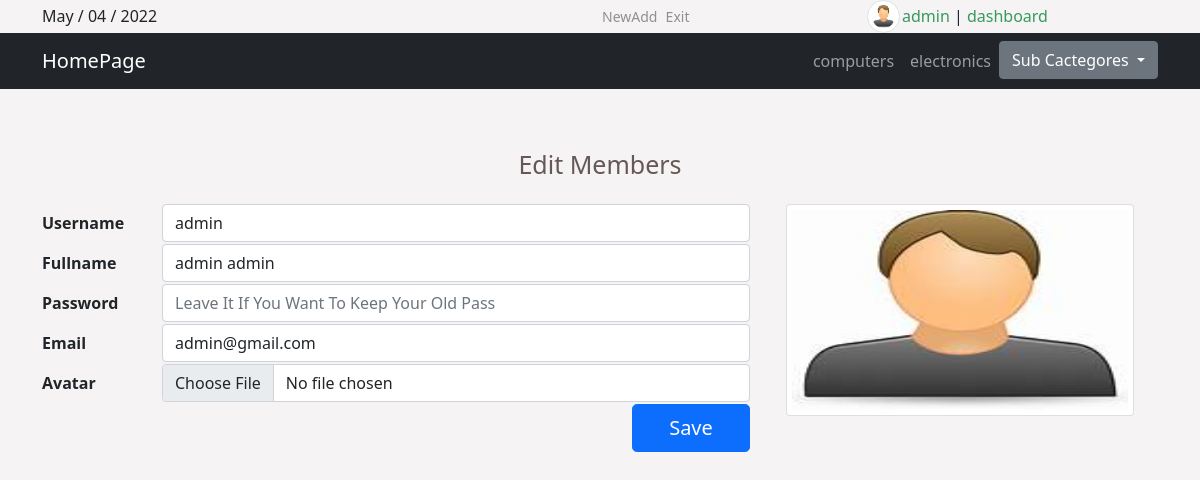
Screenshot of /members.php?do=Edit&adminId=144 (signed in) with the database file from the repository.
### tables this page shows
CREATE TABLE `categores` (
  `id` int(11) NOT NULL COMMENT 'The Id Of The Categorey',
  `name` varchar(255) NOT NULL COMMENT 'The Category ame',
  `description` text NOT NULL,
  `ordering` int(11) DEFAULT NULL,
  `visibilty` tinyint(4) NOT NULL DEFAULT 0 COMMENT 'zero is visible \r\none is hidden',
  `allowComment` tinyint(4) NOT NULL DEFAULT 0,
  `allowAds` tinyint(4) NOT NULL DEFAULT 0,
  `parent` int(11) NOT NULL
);

CREATE TABLE `users` (
  `userId` int(11) NOT NULL COMMENT 'to identify users',
  `userName` varchar(255) NOT NULL COMMENT 'user name to login',
  `password` varchar(255) NOT NULL COMMENT 'password to login',
  `email` varchar(255) NOT NULL,
  `fullname` varchar(255) NOT NULL,
  `date` date NOT NULL DEFAULT current_timestamp() COMMENT 'date when user join',
  `groupId` int(11) NOT NULL DEFAULT 0 COMMENT 'to identifiy members from admins',
  `trustStatus` int(11) NOT NULL DEFAULT 0 COMMENT 'seler rank',
  `regStatus` int(11) NOT NULL DEFAULT 0 COMMENT 'user apporovel',
  `image` varchar(255) NOT NULL
);

### init.php (called while the page is built, shortened)
<?php
include 'admin/connect.php'  ;
$tmpls      = "include/template/" ;
$language   = "include/language/";
$fun        = "include/function/" ;
$css        = "layout/css/" ;
include $fun . 'functions.php';
if(isset($ar)){
    include $language.'ar.php'  ;
}else{
    include $language.'en.php'  ;
}
include $tmpls . 'header.php'  ;
?>

### include/function/functions.php (called while the page is built, shortened)
<?php
function getCats(){
    global $con ;
    $stmt = $con->prepare("SELECT * FROM categores WHERE parent = 0 ORDER BY id ASC") ;
    $stmt ->execute() ;
    $cats = $stmt->fetchAll() ;
    return $cats ;
}
function getTitle(){
    global $pageTitle ;
    $pageTitle = isset($pageTitle)  ?  $pageTitle : "Default Title" ;
    return $pageTitle ;
}
function doQuery($queryType='x', $name='x', $email='x', $fullname='x', $pass='x', $userid=0){
    global $con ;
    global $pass ;
    if($queryType=='insert'){
        $stmt = $con->prepare("SELECT * FROM users WHERE userName = ?") ;
        $stmt->execute(array($name)) ;
        $count = $stmt->rowCount() ;
        if($count >= 1){
            return false ;
        }else{
            $stmt = $con->prepare("INSERT INTO users(userName, email, fullname, password, regStatus, date) VALUES(?, ?, ?, ?, 1, now())") ;
            $stmt->execute(array($name, $email, $fullname, $pass)) ;
            return true ;
        }
    }elseif($queryType == 'edit'){
        if($userid != 0){
            $stmt = $con->prepare("SELECT * FROM users WHERE userId = ? LIMIT 1");
            $stmt -> execute(array($userid));
            $row = $stmt->fetch() ;
            if($stmt -> rowCount()){
                return true ;
            }
            return false ;
        }
    }
}
?>

### include/language/en.php (called while the page is built)
<?php
function lang($phase){
    static $lang = array(
        'LOGINFORM'     => 'Login Form',
        'USER'          => 'User Name',
        'ENTERNAME'     => 'Enter Your Name',
        'CONNAME'       => 'Please Make Sure That Your Name Is Correct :D',
        'PASS'          => 'Password',
        'ENTERPASS'     => 'Enter Your Password',
        'CONPASS'       => 'Please Make Sure That Your Password Is More Than 8 Characters !',
        'LOGIN'         => 'Login',
        'HOME'          => 'Home',
        'SECTIONS'      => 'Categores',
        'ITEMS'         => 'Items',
        'MEMBERS'       => 'Members',
        'COMMENTS'      => 'Comments',
        'STATISTICS'    => 'Statistics',
        'LOGS'          => 'Logs',
        'AdmainName'    => 'Ali',
        'EDITPROFILE'   => 'Edit Profile',
        'SETTINGS'      => 'Settings',
        'LOGOUT'        => 'Logout',
        'MANAGE'        => 'Manage Members',
        'ADD'           => 'This Is Add Page',
        'ADDMEMBER'     => 'Add New Member',
        'ADDONLY'       => 'Add',
        'SUCCESSADD'    => 'Add Process Completed',
        'USERNAME'      => 'Username',
        'PASSWORD'      => 'Password',
        'EMAIL'         => 'Email',
        'FULLNAME'      => 'Fullname',
        'SAVE'          => 'Save',
        'CEUP'          => 'Sorry , You Are Not Allowed To Be Here :DD',
        'UPDATE'        => 'Update',
        'EDITMEMBERS'   => 'Edit Members',
        'UPDATEMEMBERS' => 'Update Members',
        'CANTUPDATE'    => 'Sorry , You Should Enter All Fields In Form Or Password Should Be More Than 7 Characters',
        'SUCCESSUPDATE' => 'Success , Data Successfully Updated',
        'CHECK'         => 'Check Data',
        'Re-Enter'      => "Re-Enter Data",
        'ERROR'         => 'Back'
    );
    return $lang[$phase] ;
}
?>

### members.php (the view, shortened to what this page needs)
<?php
$pageTitle = "Members" ;
if(isset($_SESSION["user"])){
    include 'init.php' ;
    $newName='' ;
    $newEmail='';
    $newFullname='';
    $pass='';
    $do = isset($_GET["do"]) ? $_GET["do"] : 'Edit' ;
    if($do == "Edit"){
        $userId = isset($_GET["adminId"]) && is_numeric($_GET["adminId"]) ? intval($_GET["adminId"]) : 0 ;
        $queryType = 'edit' ;
        if(doQuery($queryType, $newName, $newEmail, $newFullname, $pass, $userId)){?>
            <h2 class="text-center h1"
                    style="margin: 60px 0px 25px;
                           color: #675858;">
                    <?php echo lang('EDITMEMBERS')?></h2>
            <div class="container">
                <div class="row">
                    <div class="col-sm-8">
                        <form class="editform" action="?do=Update" method="POST" enctype="multipart/form-data">
                            <div class="form-group row">
                                <label for="inputUsername" class="col-sm-2 col-form-label"><strong><?php echo lang('USERNAME')?></strong></label>
                                <div class="col-sm-10">
                                <input type="text" class="form-control col-sm-10 float-right" id="inputUsername" name="username" autocomplete="off" required value="<?php echo $row['userName']?>">
                                </div>
                            </div>
                            <div class="form-group row">
                                <label for="inputFullname" class="col-sm-2 col-form-label"><strong><?php echo lang('FULLNAME')?></strong></label>
                                <div class="col-sm-10">
                                <input required type="text" class="form-control col-sm-10 float-right" id="inputFullname" name="fullname" autocomplete="off" value="<?php echo $row['fullname']?>">
                                </div>
                            </div>
                            <div class="form-group row">
                                <label for="inputPassword" class="col-sm-2 col-form-label"><strong><?php echo lang('PASSWORD')?></strong></label>
                                <div class="col-sm-10">
                                <input type="password" class="form-control col-sm-10 float-right" id="inputPassword" name="password" placeholder="Leave It If You Want To Keep Your Old Pass" autocomplete="new-password">
                                </div>
                            </div>
                            <div class="form-group row">
                                <label for="inputEmail" class="col-sm-2 col-form-label"><strong><?php echo lang('EMAIL')?></strong></label>
                                <div class="col-sm-10">
                                <input required type="email" class="form-control col-sm-10 float-right" id="inputEmail" name="email" autocomplete="off" value="<?php echo $row['email']?>">
                                </div>
                            </div>
		                    <div class="form-group row">
		                        <label for="inputImage" class="col-sm-2 col-form-label"><strong>Avatar</strong></label>
		                        <div class="col-sm-10">
									<input type="file" name="image" class="form-control col-sm-10 float-right" id="inputImage" placeholder="">
                        		</div>
		                    </div>
                            <div class="form-group row">
                                <div class="row  justify-content-end">
                                        <input type="submit" class="col-sm-2 btn btn-primary btn-lg" value="<?php echo lang('SAVE')?>">
                                    </div>
                            </div>
                        </form>
                    </div>
                    <div class="col-sm-4">
                        <div class="card">
                            <div class="img-container">
                                <img src="admin\upload\images\\<?php if($row['image'] != ''){echo $row['image'] ; }else{ echo 'const.jpg' ;  }?>" class="img-fluid" alt="pro-photo">
                            </div>
                        </div>
                    </div>
                </div>
            </div><?php
        }else{
            $errMes = '<div class="container alert alert-danger text-center" style="font-size:25px ; margin: 60px auto 20px"<h2 class="text-center h1" style="color: #675858;">Sorry There Is No Users Here</h2></div>' ;
            $errTime = 3;
            redirect($errMes, $errTime) ;
        }
    }else{
        header("location:index.php") ;
        exit() ;
    }
    include $tmpls . "footer.php" ;
}else{
    header("location:index.php") ;
    exit() ;
}
?>

### include/template/header.php (shortened to what this page needs)
<!DOCTYPE html>
<html>
    <head>
        <link rel="stylesheet" href="<?php echo $css ?>all.min.css">
        <link rel="stylesheet" href="<?php echo $css ?>fontawesome.min.css">
        <link rel="stylesheet" href="<?php echo $css ?>bootstrap.min.css">
        <link rel="stylesheet" href="<?php echo $css ?>style.css">
    </head>
    <body
        <?php if(isset($ar)){
            echo "class='rtl'" ;
        } ?>
    >
        <div class="upper-nav">
            <div class="container">
                <div class="row">
                    <div class="info col-sm-6 text-left">
                        <?php echo date('M / d / Y'); ?>
                    </div>
                    <div class="col-sm-6">
                        <div class="row">
                            <div class="col-sm-6">
                                <?php if(isset($_SESSION["user"])){ ?>
                                    <ul class="list-unstyled list float-left">
                                        <li class="list-item"><a href="newad.php">NewAdd</a></li>
                                        <li class="list-item"><a href="logout.php">Exit</a></li>
                                    </ul>
                                <?php } ?>
                            </div>
                            <div class="col-sm-6 pan">
                                <?php
                                    if(isset($_SESSION["user"])){
                                        $stmt = $con->prepare("SELECT * FROM users WHERE userName = ?") ;
                                        $stmt ->execute(array($_SESSION["user"])) ;
                                        $items = $stmt->fetchAll() ;
                                        ?>
                                        <img src="admin\upload\images\<?php if($items[0]['image'] != ''){ echo $items[0]['image'] ; }else{ echo 'const.jpg' ;  }?>" class="rounded-circle mine img-fluid img-thumbnail" alt="pro-photo"><a href="profile.php"><span><?php echo $_SESSION["user"] ; ?></span></a>
                                <?php
                                    }else{
                                        echo '<a href="log.php">Login/Signup</a>' ;
                                    }
                                    if(isset($_SESSION["admin"])){
                                        echo ' | <a href="admin">dashboard</a>';
                                    }
                                ?>
                            </div>
                        </div>
                    </div>
                </div>
            </div>
        </div>
        <nav style="color:#FFF" class="navbar navbar-expand-lg navbar-dark bg-dark">
            <div class="container">
                <a class="navbar-brand" href="index.php">HomePage</a>
                <div class="collapse navbar-collapse justify-content-end" id="app-nav">
                    <ul class="navbar-nav">
                        <?php
                            $cats = getCats() ;
                            foreach ($cats as $cat) {
                                echo '<li class="nav-item">' ;
                                if($cat["name"] == getTitle()){
                                    echo '<a class="nav-link activeLink" data-name="'.$cat["name"].'" href="categores.php?pageId=' . $cat['id'] . '&catName='.$cat["name"].' ">' . $cat["name"] . '</a>'  ;
                                }else{
                                    echo '<a class="nav-link" data-name="'.$cat["name"].'" href="categores.php?pageId=' . $cat['id'] . '&catName='.$cat["name"].' ">' . $cat["name"] . '</a>'  ;
                                }
                                echo '</li>' ;
                            }
                            if(!empty($cats)){
                                echo '<li class="nav-item">';
                                    echo '<div class="dropdown">' ;
                                        echo '<button class="btn btn-secondary dropdown-toggle" type="button" id="dropdownMenuButton1" data-bs-toggle="dropdown" aria-expanded="false">
                                            Sub Cactegores
                                                </button>' ;
                                    echo '</div>' ;
                                echo '</li>' ;
                            }
                        ?>
                    </ul>
                </div>
            </div>
        </nav>

### layout/css/style.css (style rules this page uses)
* { margin: 0px ; padding: 0px ; box-sizing: border-box ; }
body { background-color: #eae6e675 ; }
.container { width: 100% ; }
.container .row { width: 100% ; }
.card { padding: 5px ; position: relative; margin-bottom: 5px ; min-width: 200px ; }
.card .img-container { min-width: 235px; height: 200px; background-size: 100% 100%; padding: 0px; margin: 0px; }
.card .img-container img { width: 100%; height: 100%; }
.upper-nav { line-height: 33px ; overflow: hidden; }
.upper-nav .list { overflow: hidden; margin: 0px ; }
.upper-nav .list li { display: inline-block; margin: 0px 2px; position: relative ; cursor: pointer; }
.upper-nav .list li::after { content: "" ; position: absolute; left: 50% ; right: 50% ; top: 28px ; height: 1px ; background-color: #000 ; transition: 0.3s ; }
.upper-nav .list li a { text-decoration: none; color: #948e8e ; font-size: 14px; font-weight: 400; }
.upper-nav .mine { width: 33px; height: 33px; margin-right: 2px; vertical-align: top; }
.upper-nav a { color:#369a5e; text-decoration: none; }
h2.h1 { font-size: 25px; color: #8e8787; margin: 20px 20px ; }
.editform .form-group > div { padding-right: 0px ; padding-bottom: 2px ; }
.editform .form-group > div > input { margin-right: -12px ; }
.editform input:not(:last-child) { position: relative ; }

### rows the page displays
categores: name "computers"
categores: name "electronics"
users: username "admin", fullname "admin admin", email "admin@gmail.com"

### other values shown
$_SESSION["user"] "admin"
lang('EDITMEMBERS') "Edit Members"
lang('USERNAME') "Username"
lang('FULLNAME') "Fullname"
lang('PASSWORD') "Password"
lang('EMAIL') "Email"
